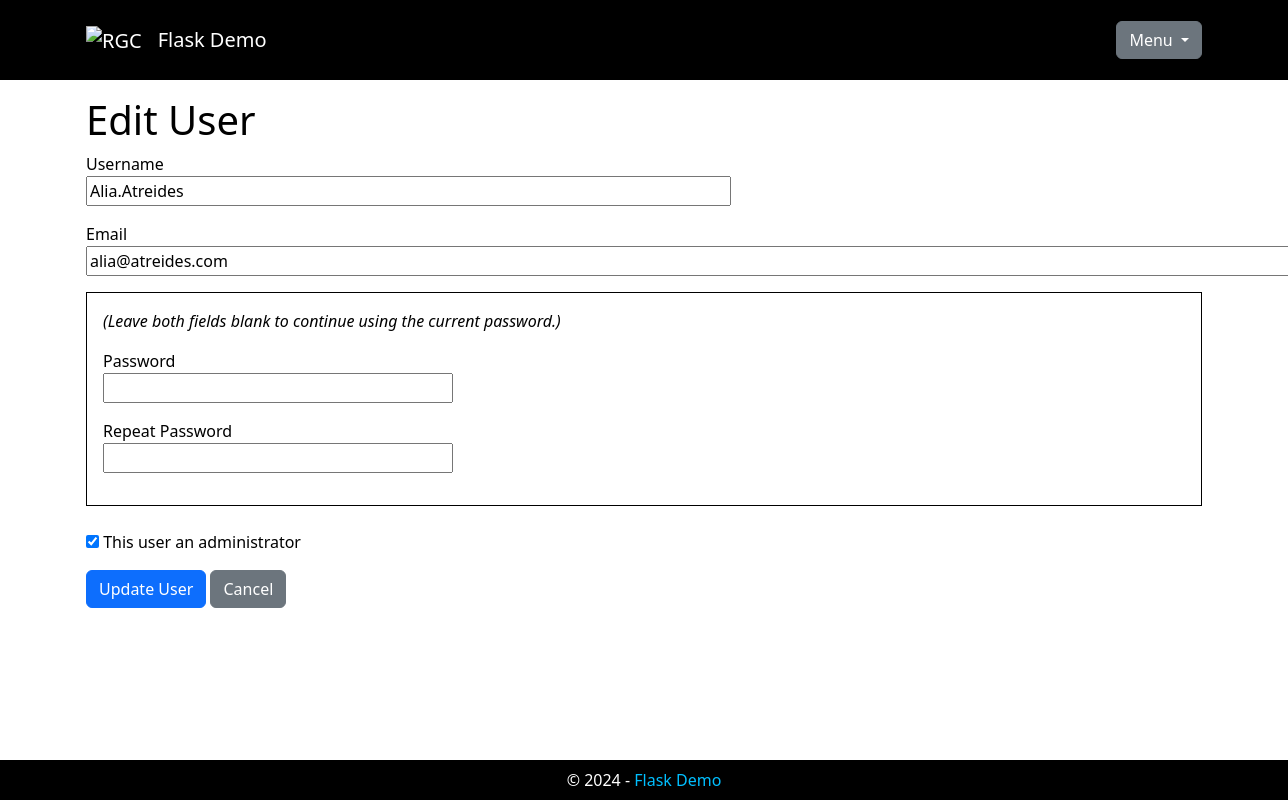
Page /edit_user/17 (signed in) on the earlier database version.
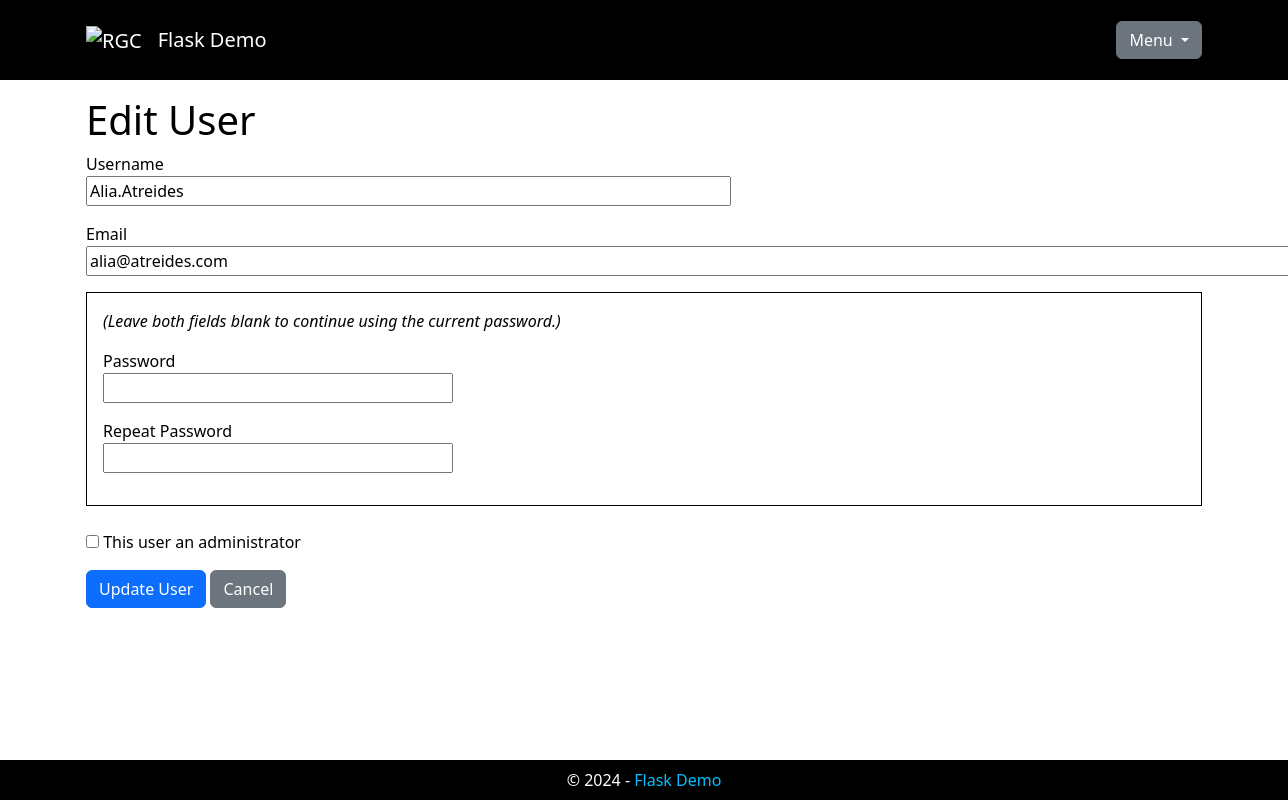
Same page on the later database version.
### app/models.py (models this page shows, shortened)
class User(UserMixin, db.Model):
    __tablename__ = 'users'
    user_id: Mapped[int] = mapped_column(primary_key=True)
    username: Mapped[str] = mapped_column(
        String(64), index=True, unique=True)
    user_email: Mapped[Optional[str]] = mapped_column(
        String(128), unique=True)
    is_admin: Mapped[bool] = mapped_column()
    password_hash: Mapped[Optional[str]] = mapped_column(
        String(256))
    associations: Mapped[List['Association']] = relationship(
        back_populates='user')

### app/admin/admin_routes.py (the view)
@admin_bp.route('/edit_user/<int:user_id>', methods=['GET', 'POST'])
@login_required
def edit_user(user_id):
    if not current_user.is_admin:
        return redirect(url_for(INDEX_PAGE))
    _user = User.query.get_or_404(user_id)
    form = EditUserForm(_user.username)
    if form.validate_on_submit():
        _user.username = form.username.data
        _user.user_email = form.user_email.data
        _user.is_admin = form.is_admin.data
        if form.password.data.strip() != '':
            _user.set_password(form.password.data)
        db.session.commit()
        flash('User updated.')
        return redirect(url_for(USERS_PAGE))
    elif request.method == 'GET':
        form.username.data = _user.username
        form.user_email.data = _user.user_email
        form.is_admin.data = _user.is_admin
        return render_template('admin/edit_user.html', title='Edit User',
                               form=form)
    else:
        abort(500)

### app/admin/admin_forms.py (shortened to what this page needs)
class EditUserForm(FlaskForm):
    username = StringField('Username', validators=[DataRequired()])
    user_email = StringField('Email', validators=[DataRequired(), Email()])
    password = PasswordField('Password')
    password2 = PasswordField(
        'Repeat Password', validators=[EqualTo('password')])
    is_admin = BooleanField('This user an administrator')
    submit = SubmitField('Update User')
    def __init__(self, original_username, *args, **kwargs):
        super().__init__(*args, **kwargs)
        self.original_username = original_username

### app/models.py (called while the page is built)
@login.user_loader
def load_user(user_id):
    validate_input('user_id', user_id, int)
    return db.session.get(User, user_id)

### app/templates/admin/edit_user.html (shortened to what this page needs)
{% extends "base.html" %}
{% block content %}
<h1>Edit User</h1>
<form action="" method="post">
    <p>
        {{ form.username.label }}<br>
        {{ form.username(size=64) }}<br>
    </p>
    <p>
        {{ form.user_email.label }}<br>
        {{ form.user_email(size=128) }}<br>
    </p>
    <div style="border: 1px black solid; padding: 1em;">
        <p>
            <i>(Leave both fields blank to continue using the current password.)</i>
        <p>
            {{ form.password.label }}<br>
            {{ form.password(size=32) }}<br>
        </p>
        <p>
            {{ form.password2.label }}<br>
            {{ form.password2(size=32) }}<br>
        </p>
    </div>
    <br/>
    <p>{{ form.is_admin() }} {{ form.is_admin.label }}</p>
    <p>{{ form.submit(class="btn btn-primary") }}   <input type="button" class="btn btn-secondary" value="Cancel" onclick="history.back()"></p>
</form>
{% endblock %}

Differences in the rows shown:
changed User "Alia.Atreides": is_admin "☑" → "☐"
